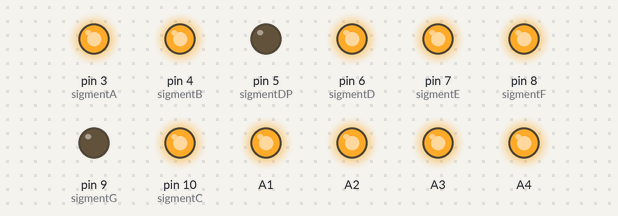
The sketch below on a simulated Arduino Uno, built with avr-gcc and run on an emulated ATmega328P. On the bench: output pins drawn as LEDs (lit = HIGH).

Above: at 0.2 s.
At 1.2 s:
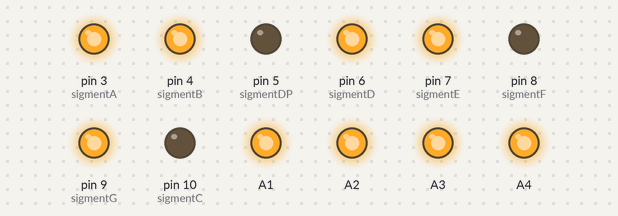
At 1.8 s:
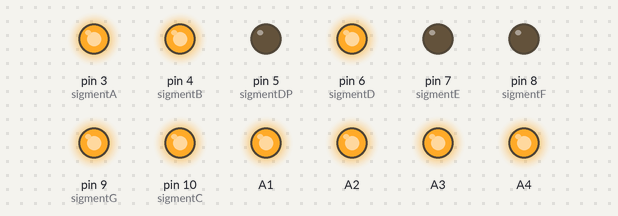
At 2.8 s:
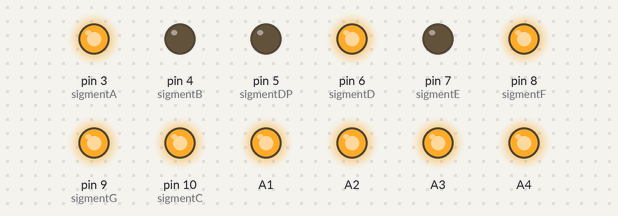
At 4.4 s:
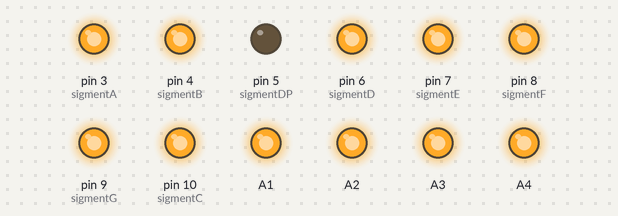
At 5.9 s:
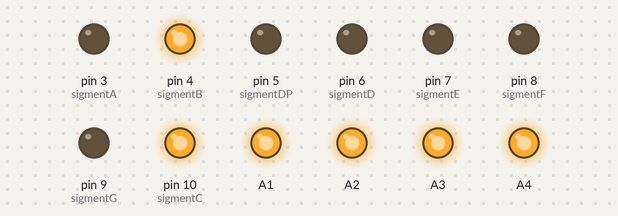
Timing chart, 0 to 6.7 s (numbered marks = the images above):
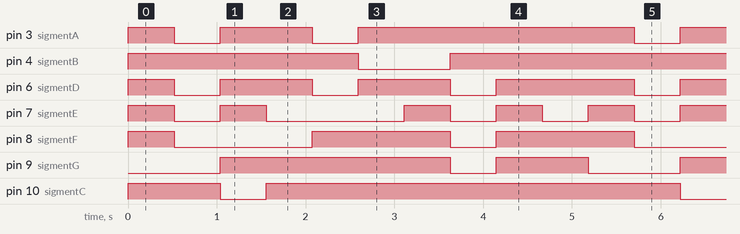

Measured:
- by itself, pin 3 (sigmentA): repeats every 5.2 s: LOW 0.52 s, HIGH 1.0 s, LOW 0.52 s, HIGH 3.1 s
- by itself, pin 4 (sigmentB): repeats every 5.2 s: LOW 1.0 s, HIGH 4.1 s
- by itself, pin 6 (sigmentD): repeats every 5.2 s: 2 × (LOW 0.52 s, HIGH 1.0 s), LOW 0.52 s, HIGH 1.6 s
- by itself, pin 7 (sigmentE): repeats every 5.2 s: LOW 0.52 s, HIGH 0.52 s, LOW 1.6 s, 2 × (HIGH 0.52 s, LOW 0.52 s), HIGH 0.52 s
- by itself, pin 8 (sigmentF): repeats every 5.2 s: LOW 1.6 s, HIGH 1.6 s, LOW 0.52 s, HIGH 1.6 s
- by itself, pin 9 (sigmentG): repeats every 5.2 s: LOW 0.52 s, HIGH 1.0 s, LOW 1.0 s, HIGH 2.6 s
- by itself, pin 10 (sigmentC): repeats every 5.2 s: LOW 0.52 s, HIGH 4.7 s

The sketch:

63010870_7-Segment02.ino
```cpp
int sigmentA = 3;
int sigmentB = 4;
int sigmentC = 10;
int sigmentD = 6;
int sigmentE = 7;
int sigmentF = 8;
int sigmentG = 9;
int sigmentDP = 5 ;


void setup() {
  pinMode(A1,OUTPUT);
  pinMode(A2,OUTPUT);
  pinMode(A3,OUTPUT);
  pinMode(A4,OUTPUT);
  pinMode(sigmentA,OUTPUT);
  pinMode(sigmentB,OUTPUT);
  pinMode(sigmentC,OUTPUT);
  pinMode(sigmentD,OUTPUT);
  pinMode(sigmentE,OUTPUT);
  pinMode(sigmentF,OUTPUT);
  pinMode(sigmentG,OUTPUT);
  pinMode(sigmentDP,OUTPUT);
  pinMode(12,INPUT_PULLUP);
  digitalWrite(A1,HIGH);
  digitalWrite(A2,HIGH);
  digitalWrite(A3,HIGH);
  digitalWrite(A4,HIGH);
}

void loop() {

    displayNumbernum();
}


void displayNumbernum()
{
   for(int digit = 0 ; digit <= 9 ; digit++){
    displaySigment(digit);
    delay(18);
}
}
void displaySigment(int numberToDisplay)
{

  switch(numberToDisplay)
  {
      case 0 :
      digitalWrite(sigmentA,HIGH);
      digitalWrite(sigmentB,HIGH);
      digitalWrite(sigmentC,HIGH);
      digitalWrite(sigmentD,HIGH);
      digitalWrite(sigmentE,HIGH);
      digitalWrite(sigmentF,HIGH);
      digitalWrite(sigmentG,LOW);
      break;
    case 1 :
      digitalWrite(sigmentA,LOW);
      digitalWrite(sigmentB,HIGH);
      digitalWrite(sigmentC,HIGH);
      digitalWrite(sigmentD,LOW);
      digitalWrite(sigmentE,LOW);
      digitalWrite(sigmentF,LOW);
      digitalWrite(sigmentG,LOW);
      break;
    case 2 :
      digitalWrite(sigmentA,HIGH);
      digitalWrite(sigmentB,HIGH);
      digitalWrite(sigmentC,LOW);
      digitalWrite(sigmentD,HIGH);
      digitalWrite(sigmentE,HIGH);
      digitalWrite(sigmentF,LOW);
      digitalWrite(sigmentG,HIGH);
      break;
    case 3 :
      digitalWrite(sigmentA,HIGH);
      digitalWrite(sigmentB,HIGH);
      digitalWrite(sigmentC,HIGH);
      digitalWrite(sigmentD,HIGH);
      digitalWrite(sigmentE,LOW);
      digitalWrite(sigmentF,LOW);
      digitalWrite(sigmentG,HIGH);
      break;
    case 4 :
      digitalWrite(sigmentA,LOW);
      digitalWrite(sigmentB,HIGH);
      digitalWrite(sigmentC,HIGH);
      digitalWrite(sigmentD,LOW);
      digitalWrite(sigmentE,LOW);
      digitalWrite(sigmentF,HIGH);
      digitalWrite(sigmentG,HIGH);
      break;
    case 5 :
      digitalWrite(sigmentA,HIGH);
      digitalWrite(sigmentB,LOW);
      digitalWrite(sigmentC,HIGH);
      digitalWrite(sigmentD,HIGH);
      digitalWrite(sigmentE,LOW);
      digitalWrite(sigmentF,HIGH);
      digitalWrite(sigmentG,HIGH);
      break;
    case 6 :
      digitalWrite(sigmentA,HIGH);
      digitalWrite(sigmentB,LOW);
      digitalWrite(sigmentC,HIGH);
      digitalWrite(sigmentD,HIGH);
      digitalWrite(sigmentE,HIGH);
      digitalWrite(sigmentF,HIGH);
      digitalWrite(sigmentG,HIGH);
      break;
    case 7 :
      digitalWrite(sigmentA,HIGH);
      digitalWrite(sigmentB,HIGH);
      digitalWrite(sigmentC,HIGH);
      digitalWrite(sigmentD,LOW);
      digitalWrite(sigmentE,LOW);
      digitalWrite(sigmentF,LOW);
      digitalWrite(sigmentG,LOW);
      break;
    case 8 :
      digitalWrite(sigmentA,HIGH);
      digitalWrite(sigmentB,HIGH);
      digitalWrite(sigmentC,HIGH);
      digitalWrite(sigmentD,HIGH);
      digitalWrite(sigmentE,HIGH);
      digitalWrite(sigmentF,HIGH);
      digitalWrite(sigmentG,HIGH);
      break;
      case 9 :
      digitalWrite(sigmentA,HIGH);
      digitalWrite(sigmentB,HIGH);
      digitalWrite(sigmentC,HIGH);
      digitalWrite(sigmentD,HIGH);
      digitalWrite(sigmentE,LOW);
      digitalWrite(sigmentF,HIGH);
      digitalWrite(sigmentG,HIGH);
      break;

  }
  delay(500);


}
```
